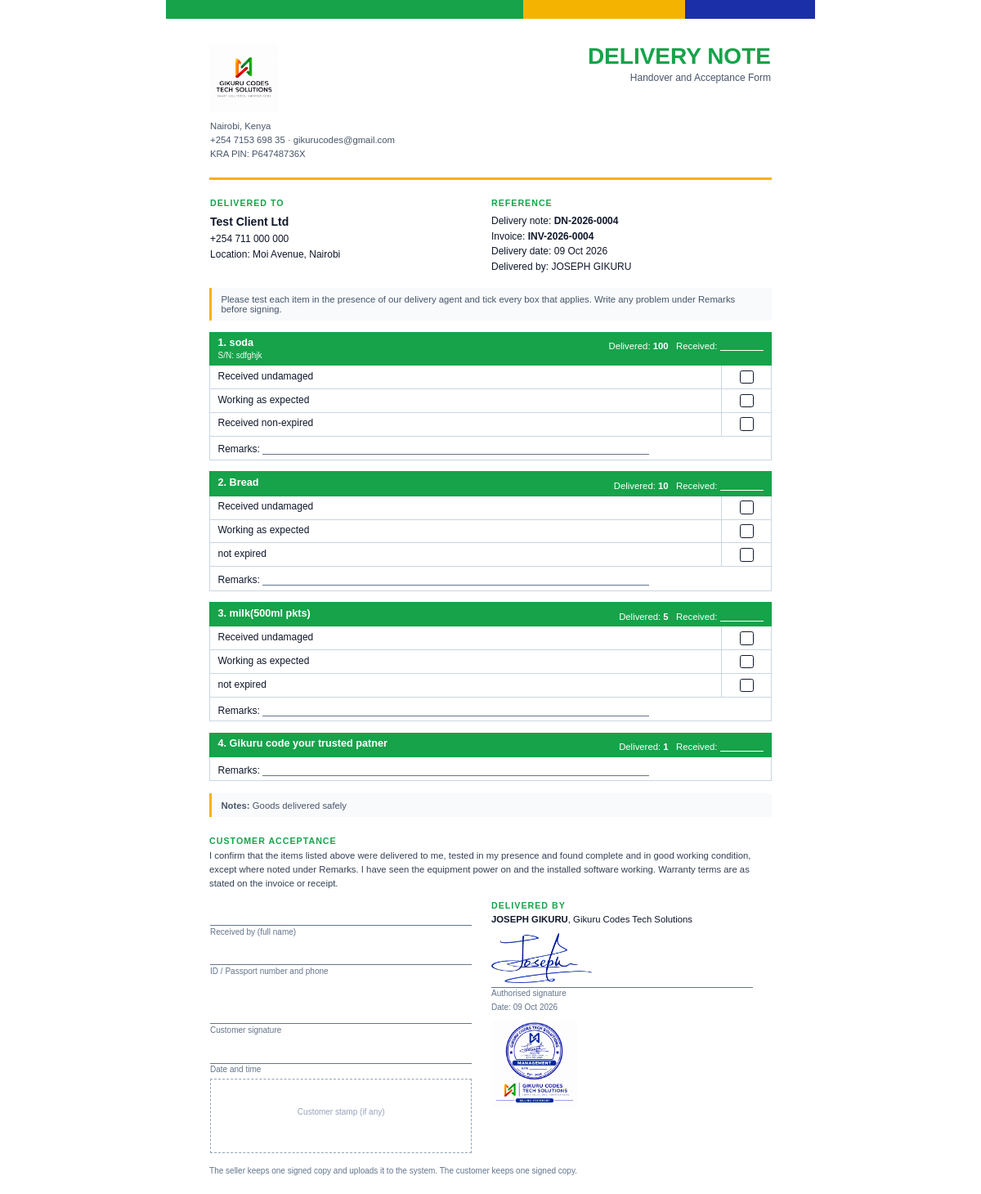
/delivery/4/preview/ (signed in), run on the app's committed database.
### documents/models.py (models this page shows, shortened)
class Document(models.Model):
    QUOTATION, INVOICE, RECEIPT = "quotation", "invoice", "receipt"
    TYPES = [(QUOTATION, "Quotation"), (INVOICE, "Invoice"), (RECEIPT, "Receipt")]
    PREFIX = {QUOTATION: "QUO", INVOICE: "INV", RECEIPT: "RCP"}
    STATUSES = [
        ("draft", "Draft"), ("sent", "Sent"), ("accepted", "Accepted"),
        ("paid", "Paid"), ("void", "Void"),
    ]
    PAYMENT_METHODS = [
        ("cash", "Cash"), ("mpesa", "M-Pesa"), ("bank", "Bank Transfer"), ("card", "Card"),
    ]
    VAT_MODES = [
        ("exclusive", "VAT exclusive (add VAT on top)"),
        ("inclusive", "VAT inclusive (prices include VAT)"),
        ("none", "No VAT"),
    ]
    doc_type = models.CharField(max_length=10, choices=TYPES)
    number = models.CharField(max_length=30, unique=True, editable=False)
    client = models.ForeignKey(Client, null=True, blank=True, on_delete=models.SET_NULL)
    client_name = models.CharField(max_length=150, blank=True, help_text="Walk-in name if no client")
    issue_date = models.DateField(default=timezone.localdate)
    due_date = models.DateField(null=True, blank=True)
    status = models.CharField(max_length=10, choices=STATUSES, default="draft")
    vat_mode = models.CharField(max_length=10, choices=VAT_MODES, default="exclusive")
    served_by = models.CharField(max_length=80, blank=True)
    discount = models.DecimalField(max_digits=12, decimal_places=2, default=0)
    payment_method = models.CharField(max_length=10, choices=PAYMENT_METHODS, blank=True)
    payment_reference = models.CharField(max_length=60, blank=True)
    notes = models.TextField(blank=True)
    terms = models.TextField(blank=True)
    buyer_pin = models.CharField("Buyer KRA PIN", max_length=20, blank=True)
    etims_invoice_no = models.CharField("eTIMS invoice no.", max_length=60, blank=True)
    etims_qr = models.CharField("eTIMS QR data or link", max_length=500, blank=True,
                                help_text="Paste the QR link or data KRA gives you for this invoice")
    share_token = models.CharField(max_length=32, unique=True, null=True, blank=True, editable=False)
    share_viewed_at = models.DateTimeField(null=True, blank=True, editable=False)
    business = models.JSONField(default=dict, blank=True, editable=False)
    source = models.ForeignKey("self", null=True, blank=True, on_delete=models.SET_NULL,
                               related_name="converted")
    created_at = models.DateTimeField(auto_now_add=True)
    class Meta:
        ordering = ["-created_at"]
    @property
    def display_client(self):
        return self.client.name if self.client else (self.client_name or "Walk-in Customer")

class Client(models.Model):
    name = models.CharField(max_length=150)
    phone = models.CharField(max_length=50, blank=True)
    email = models.EmailField(blank=True)
    address = models.TextField(blank=True)
    kra_pin = models.CharField(max_length=30, blank=True)
    class Meta:
        ordering = ["name"]

class DeliveryNote(models.Model):
    document = models.ForeignKey(Document, related_name="deliveries", on_delete=models.CASCADE)
    number = models.CharField(max_length=30, unique=True, editable=False)
    delivery_date = models.DateField(default=timezone.localdate)
    delivery_location = models.CharField(max_length=200, blank=True)
    delivered_by = models.CharField(max_length=80, blank=True)
    notes = models.TextField(blank=True)
    received_by = models.CharField(max_length=120, blank=True)
    signed_copy = models.FileField(upload_to=signed_path, blank=True)
    signed_at = models.DateTimeField(null=True, blank=True)
    business = models.JSONField(default=dict, blank=True, editable=False)
    created_at = models.DateTimeField(auto_now_add=True)
    class Meta:
        ordering = ["-created_at"]
    @cached_property
    def biz(self):
        return make_biz(self.business)

class DeliveryItem(models.Model):
    CATEGORIES = [("computer", "Computer"), ("monitor", "Monitor"), ("keyboard", "Keyboard"),
                  ("mouse", "Mouse"), ("cable", "Cable / adapter"), ("other", "Other")]
    note = models.ForeignKey(DeliveryNote, related_name="items", on_delete=models.CASCADE)
    description = models.CharField(max_length=255)
    category = models.CharField(max_length=10, choices=CATEGORIES, default="other")
    quantity = models.DecimalField(max_digits=10, decimal_places=2, default=1)
    serial_numbers = models.TextField(blank=True)
    checks = models.JSONField(default=list, blank=True)
    class Meta:
        ordering = ["id"]
    @property
    def serials(self):
        return [s.strip() for s in self.serial_numbers.splitlines() if s.strip()]
    @property
    def check_list(self):
        return list(self.checks or [])
    @property
    def boxes(self):
        qty = int(self.quantity)
        if self.category in ("computer", "monitor") and 1 < qty <= 8:
            s = self.serials
            return [s[i] if i < len(s) else f"Unit {i + 1}" for i in range(qty)]
        return [""]
    @property
    def colspan(self):
        return len(self.boxes) + 1

### documents/views.py (the view)
# urls.py: path("delivery/<int:pk>/preview/", views.delivery_preview, name="delivery_preview"),
@login_required
def delivery_preview(request, pk):
    note = get_object_or_404(DeliveryNote, pk=pk)
    return render(request, "documents/print/delivery.html", build_delivery_context(note, False))

### documents/models.py (called while the page is built)
def make_biz(data):
    data = dict(data or {})
    if not data:
        p = BusinessProfile.get()
        data = p.snapshot() if p else {}
    for key in BIZ_KEYS:
        data.setdefault(key, "")
    data.setdefault("vat_rate", "16.00")
    return SimpleNamespace(**data)

### documents/pdf.py (called while the page is built)
def _media(name, for_pdf):
    if not name:
        return ""
    if not for_pdf:
        return settings.MEDIA_URL + name
    path = Path(settings.MEDIA_ROOT) / name
    if not path.exists():
        return ""
    mime = mimetypes.guess_type(path.name)[0] or "image/png"
    return f"data:{mime};base64," + base64.b64encode(path.read_bytes()).decode()

def build_delivery_context(note, for_pdf=False, **extra):
    biz = note.biz
    doc = note.document
    ctx = {
        "note": note, "doc": doc, "client": doc.client, "p": biz,
        "items": note.items.all(), "for_pdf": for_pdf, "accent": "#16A34A",
        "logo": _media(biz.logo, for_pdf), "signature": _media(biz.signature, for_pdf),
        "stamp": _media(biz.stamp, for_pdf),
        "delivery_terms": biz.delivery_terms or DEFAULT_DELIVERY_TERMS,
        "copies": ["PREVIEW"],
    }
    ctx.update(extra)
    return ctx

### templates/documents/print/delivery.html (shortened to what this page needs)
<!DOCTYPE html>
<html lang="en">
<head>
</head>
<body>
{% for copy in copies %}
<div class="copy">
  <div class="band"></div>
  <table>
    <thead class="spacer"><tr><td></td></tr></thead>
    <tbody><tr><td class="pad">
      <table style="margin-top:2mm">
        <tr>
          <td style="width:55%">
            {% if logo %}<img class="logo" src="{{ logo }}" alt="">{% endif %}
            <div class="biz" style="margin-top:1.5mm">
              {{ p.address|linebreaksbr }}<br>{{ p.phone }}{% if p.email %} &middot; {{ p.email }}{% endif %}
              {% if p.kra_pin %}<br>KRA PIN: {{ p.kra_pin }}{% endif %}
            </div>
          </td>
          <td>
            <p class="title">DELIVERY NOTE</p>
            <div class="sub">Handover and Acceptance Form</div>
          </td>
        </tr>
      </table>
      <div class="rule"></div>
      <table class="parties"><tr>
        <td>
          <div class="label">Delivered to</div>
          <b style="font-size:10.5pt">{{ doc.display_client }}</b><br>
          {% if client %}{% if client.phone %}{{ client.phone }}<br>{% endif %}{% endif %}
          {% if note.delivery_location %}Location: {{ note.delivery_location }}{% elif client %}{{ client.address|linebreaksbr }}{% endif %}
        </td>
        <td>
          <div class="label">Reference</div>
          Delivery note: <b>{{ note.number }}</b><br>
          {{ doc.get_doc_type_display }}: <b>{{ doc.number }}</b><br>
          Delivery date: {{ note.delivery_date|date:"d M Y" }}<br>
          Delivered by: {{ note.delivered_by }}
        </td>
      </tr></table>
      <div class="hint">Please test each item in the presence of our delivery agent and tick every box that applies.
        Write any problem under Remarks before signing.</div>
      {% for item in items %}
      <div class="item">
        <table class="chk">
          <tr class="ihead"><td colspan="{{ item.colspan }}">
            <b>{{ forloop.counter }}. {{ item.description }}</b>
            <span class="qty">Delivered: <b>{{ item.quantity|floatformat:"-2" }}</b> &nbsp; Received: <span class="fill s"></span></span>
            {% if item.serials and item.boxes|length == 1 %}<div class="sn">S/N: {{ item.serials|join:", " }}</div>{% endif %}
          </td></tr>
          {% for c in item.check_list %}
            {% if c|last == ":" %}
            <tr><td colspan="{{ item.colspan }}">{{ c }} <span class="fill"></span></td></tr>
            {% else %}
            <tr><td>{{ c }}</td>{% for b in item.boxes %}<td class="tick"><span class="box"></span></td>{% endfor %}</tr>
            {% endif %}
          {% endfor %}
          <tr><td colspan="{{ item.colspan }}">Remarks: <span class="fill w"></span></td></tr>
        </table>
      </div>
      {% endfor %}
      {% if note.notes %}<div class="hint" style="margin-top:4mm"><b>Notes:</b> {{ note.notes|linebreaksbr }}</div>{% endif %}
      <div class="ack">
        <div class="label">Customer acceptance</div>
        <p>{{ delivery_terms|linebreaksbr }}</p>
        <table class="sig"><tr>
          <td>
            <div class="line"></div><div class="cap">Received by (full name)</div>
            <div class="line"></div><div class="cap">ID / Passport number and phone</div>
            <div class="line tall"></div><div class="cap">Customer signature</div>
            <div class="line"></div><div class="cap">Date and time</div>
            <div class="stampbox">Customer stamp (if any)</div>
          </td>
          <td>
            <div class="label" style="margin-top:0">Delivered by</div>
            <b>{{ note.delivered_by }}</b>, {{ p.name }}
            <div style="margin-top:3mm">{% if signature %}<img class="sg" src="{{ signature }}" alt="">{% endif %}</div>
            <div class="line" style="height:1mm"></div><div class="cap">Authorised signature</div>
            <div class="cap">Date: {{ note.delivery_date|date:"d M Y" }}</div>
            <div style="margin-top:3mm">{% if stamp %}<img class="st" src="{{ stamp }}" alt="">{% endif %}</div>
          </td>
        </tr></table>
        <div class="foot">The seller keeps one signed copy and uploads it to the system. The customer keeps one signed copy.</div>
      </div>
    </td></tr></tbody>
  </table>
</div>
{% endfor %}
</body>
</html>

### data on the page
Document: display_client "Test Client Ltd", doc_type "Invoice", number "INV-2026-0004"
Client: phone "+254 711 000 000"
DeliveryNote: delivery_location "Moi Avenue, Nairobi", number "DN-2026-0004", delivery_date "09 Oct 2026", delivered_by "JOSEPH GIKURU", notes "Goods delivered safely"
DeliveryItem: description "soda", quantity "100", serials "sdfghjk", check_list "Received undamaged" "Working as expected" "Received non-expired"
DeliveryItem: description "Bread", quantity "10", check_list "Received undamaged" "Working as expected" "not expired"
DeliveryItem: description "milk(500ml pkts)", quantity "5", check_list "Received undamaged" "Working as expected" "not expired"
DeliveryItem: description "Gikuru code your trusted patner", quantity "1"

### other printed values
{{ p.address|linebreaksbr }} "Nairobi, Kenya"
{{ p.phone }} "+254 7153 698 35"
{{ p.email }} "gikurucodes@gmail.com"
{{ p.kra_pin }} "P64748736X"
{{ p.name }} "Gikuru Codes Tech Solutions"
